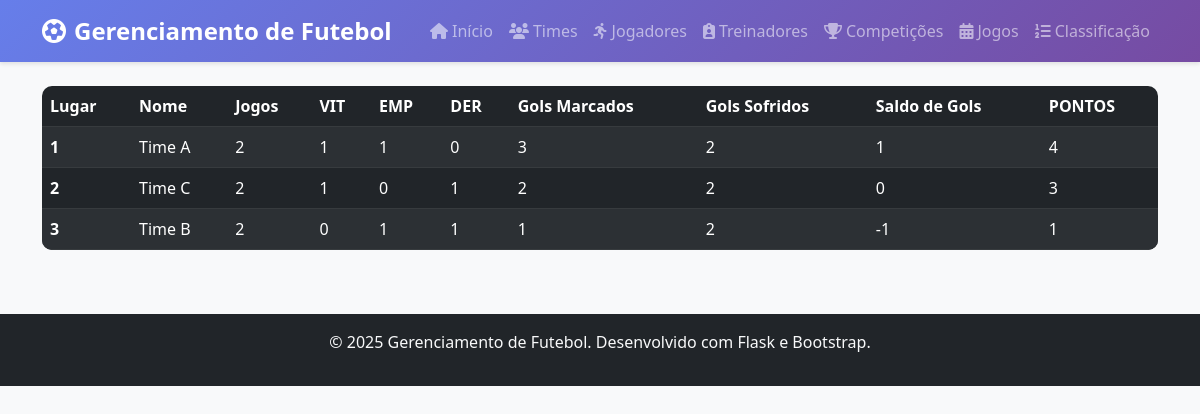
/classificacao, run on the app's committed database.
### app/models/time.py (models this page shows)
class Time(db.Model):
    id: so.Mapped[int] = so.mapped_column(primary_key=True)
    nome: so.Mapped[str] = so.mapped_column(db.String(100), nullable=False, unique=True)
    cidade: so.Mapped[str] = so.mapped_column(db.String(100), nullable=False)
    ano_fundacao: so.Mapped[int] = so.mapped_column(nullable=False)
    created_at: so.Mapped[datetime] = so.mapped_column(db.DateTime, default=datetime.utcnow)
    updated_at: so.Mapped[datetime] = so.mapped_column(db.DateTime, default=datetime.utcnow, onupdate=datetime.utcnow)
    jogadores: so.Mapped[List['Jogador']] = so.relationship(back_populates='time')
    treinador_id: so.Mapped[Optional[int]] = so.mapped_column(sa.ForeignKey("treinador.id"), index=True, nullable=True)
    treinador: so.Mapped[Optional['Treinador']] = so.relationship("Treinador", back_populates="times", foreign_keys=[treinador_id])
    jogos_casa: so.Mapped[List['Jogo']] = so.relationship('Jogo', foreign_keys='Jogo.time_casa_id', back_populates='time_casa')
    jogos_visitante: so.Mapped[List['Jogo']] = so.relationship('Jogo', foreign_keys='Jogo.time_visitante_id', back_populates='time_visitante')

### app/routes.py (the view)
@app.route('/classificacao', methods=['GET'])
def classificacao():
    placar = ClassificacaoController.recuperar_informacoes_classificacao()
    return render_template('classificacao/index.html', placar=placar)

### app/controllers/classificacao_controller.py (called while the page is built)
    def listar_dicionario_placar():
        jogos = JogoController.listar_jogos()
        pontos = {time.id: 0 for time in TimeController.listar_times()}
        for jogo in jogos:
            if jogo.status != 'Finalizado': continue
            match jogo.resultado():
                case 'casa': #3 PONTOS PRA CASA
                    pontos[jogo.time_casa_id] += 3
                case 'visitante': #3 PONTOS PRO VISITANTE
                    pontos[jogo.time_visitante_id] += 3
                case 'empate': #1 PONTO PROS DOIS TIMES
                    pontos[jogo.time_casa_id] += 1
                    pontos[jogo.time_visitante_id] += 1
        return dict(sorted(pontos.items(), key=lambda item: item[1], reverse=True))

### app/controllers/jogo_controller.py (called while the page is built)
    def listar_jogos():
        return Jogo.query.all()

### app/controllers/time_controller.py (called while the page is built)
    def recuperar_time(id):
        return Time.query.get(id)

    def listar_times():
        return Time.query.all()

### app/models/jogo.py (called while the page is built)
    def resultado(self):
        if self.gols_casa is None or self.gols_visitante is None:
            return None
        if self.gols_casa > self.gols_visitante:
            return 'casa'
        elif self.gols_visitante > self.gols_casa:
            return 'visitante'
        else:
            return 'empate'

### app/templates/classificacao/index.html (shortened to what this page needs)
{% extends "base.html" %}
{% block content %}
{% if placar %}
<div class="table-responsive">
<table class="table table-striped table-dark table-hover">
  <thead>
    <tr>
      <th scope="col">Lugar</th>
      <th scope="col">Nome</th>
      <th scope="col">Jogos</th>
      <th scope="col">VIT</th>
      <th scope="col">EMP</th>
      <th scope="col">DER</th>
      <th scope="col">Gols Marcados</th>
      <th scope="col">Gols Sofridos</th>
      <th scope="col">Saldo de Gols</th>
      <th scope="col">PONTOS</th>
    </tr>
  </thead>
  <tbody>
    {% for time in placar %}
    <tr>
      <th scope="row">{{ loop.index }}</th>
      <td>{{ time['nome'] }}</td>
      <td>{{ time['jogos-disputados'] }}</td>
      <td>{{ time['vitorias'] }}</td>
      <td>{{ time['empates'] }}</td>
      <td>{{ time['derrotas'] }}</td>
      <td>{{ time['gols-marcados'] }}</td>
      <td>{{ time['gols-sofridos'] }}</td>
      <td>{{ time['gols-saldo'] }}</td>
      <td>{{ time['pontos'] }}</td>
    </tr>
    {% endfor %}
  </tbody>
</table>
</div>
{% endif %}
{% endblock %}

### app/static/css/style.css (style rules this page uses)
body { background-color: #f8f9fa; font-family: 'Segoe UI', Tahoma, Geneva, Verdana, sans-serif; }
.table { border-radius: 10px; overflow: hidden; }
.table th { border-top: none; font-weight: 600; }

### data on the page
Time: nome "Time A", time "2", vitorias "1", empates "1", derrotas "0", time "3", time "1", pontos "4"
Time: nome "Time C", time "2", vitorias "1", empates "0", derrotas "1", time "0", pontos "3"
Time: nome "Time B", time "2", vitorias "0", empates "1", derrotas "1", time "1", time "-1", pontos "1"
